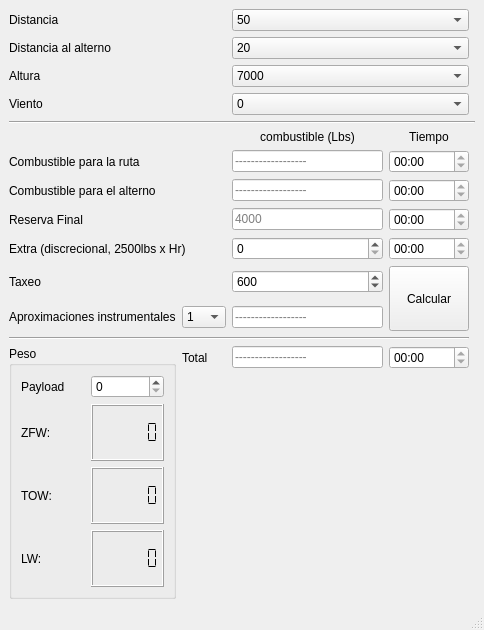
<?xml version="1.0" encoding="UTF-8"?>
<ui version="4.0">
 <class>MainWindow</class>
 <widget class="QMainWindow" name="MainWindow">
  <property name="geometry">
   <rect>
    <x>0</x>
    <y>0</y>
    <width>484</width>
    <height>630</height>
   </rect>
  </property>
  <property name="windowTitle">
   <string>Planeador de Combustible DC9-31 @PW JT8D-7</string>
  </property>
  <widget class="QWidget" name="centralwidget">
   <layout class="QGridLayout" name="gridLayout">
    <item row="12" column="2">
     <widget class="QSpinBox" name="spinBox_taxeo">
      <property name="maximum">
       <number>20000</number>
      </property>
      <property name="value">
       <number>600</number>
      </property>
     </widget>
    </item>
    <item row="13" column="1">
     <widget class="QComboBox" name="comboBox_num_app">
      <item>
       <property name="text">
        <string>1</string>
       </property>
      </item>
      <item>
       <property name="text">
        <string>2</string>
       </property>
      </item>
      <item>
       <property name="text">
        <string>3</string>
       </property>
      </item>
      <item>
       <property name="text">
        <string>4</string>
       </property>
      </item>
      <item>
       <property name="text">
        <string>5</string>
       </property>
      </item>
      <item>
       <property name="text">
        <string>6</string>
       </property>
      </item>
      <item>
       <property name="text">
        <string>7</string>
       </property>
      </item>
      <item>
       <property name="text">
        <string>8</string>
       </property>
      </item>
      <item>
       <property name="text">
        <string>9</string>
       </property>
      </item>
      <item>
       <property name="text">
        <string>10</string>
       </property>
      </item>
     </widget>
    </item>
    <item row="0" column="2" colspan="2">
     <widget class="QComboBox" name="comboBox_distancia">
      <item>
       <property name="text">
        <string>50</string>
       </property>
      </item>
      <item>
       <property name="text">
        <string>100</string>
       </property>
      </item>
      <item>
       <property name="text">
        <string>200</string>
       </property>
      </item>
      <item>
       <property name="text">
        <string>300</string>
       </property>
      </item>
      <item>
       <property name="text">
        <string>400</string>
       </property>
      </item>
      <item>
       <property name="text">
        <string>500</string>
       </property>
      </item>
      <item>
       <property name="text">
        <string>600</string>
       </property>
      </item>
      <item>
       <property name="text">
        <string>700</string>
       </property>
      </item>
      <item>
       <property name="text">
        <string>800</string>
       </property>
      </item>
      <item>
       <property name="text">
        <string>900</string>
       </property>
      </item>
      <item>
       <property name="text">
        <string>1000</string>
       </property>
      </item>
      <item>
       <property name="text">
        <string>1100</string>
       </property>
      </item>
      <item>
       <property name="text">
        <string>1200</string>
       </property>
      </item>
      <item>
       <property name="text">
        <string>1300</string>
       </property>
      </item>
      <item>
       <property name="text">
        <string>1400</string>
       </property>
      </item>
     </widget>
    </item>
    <item row="3" column="0">
     <widget class="QLabel" name="label_4">
      <property name="text">
       <string>Viento</string>
      </property>
     </widget>
    </item>
    <item row="11" column="3">
     <widget class="QTimeEdit" name="timeEdit_extra">
      <property name="readOnly">
       <bool>true</bool>
      </property>
      <property name="displayFormat">
       <string>hh:mm</string>
      </property>
     </widget>
    </item>
    <item row="1" column="2" colspan="2">
     <widget class="QComboBox" name="comboBox_distancia_alterno">
      <item>
       <property name="text">
        <string>20</string>
       </property>
      </item>
      <item>
       <property name="text">
        <string>40</string>
       </property>
      </item>
      <item>
       <property name="text">
        <string>60</string>
       </property>
      </item>
      <item>
       <property name="text">
        <string>80</string>
       </property>
      </item>
      <item>
       <property name="text">
        <string>100</string>
       </property>
      </item>
      <item>
       <property name="text">
        <string>120</string>
       </property>
      </item>
      <item>
       <property name="text">
        <string>140</string>
       </property>
      </item>
      <item>
       <property name="text">
        <string>160</string>
       </property>
      </item>
      <item>
       <property name="text">
        <string>180</string>
       </property>
      </item>
      <item>
       <property name="text">
        <string>200</string>
       </property>
      </item>
      <item>
       <property name="text">
        <string>220</string>
       </property>
      </item>
      <item>
       <property name="text">
        <string>240</string>
       </property>
      </item>
      <item>
       <property name="text">
        <string>260</string>
       </property>
      </item>
      <item>
       <property name="text">
        <string>280</string>
       </property>
      </item>
      <item>
       <property name="text">
        <string>300</string>
       </property>
      </item>
      <item>
       <property name="text">
        <string>320</string>
       </property>
      </item>
      <item>
       <property name="text">
        <string>340</string>
       </property>
      </item>
      <item>
       <property name="text">
        <string>360</string>
       </property>
      </item>
      <item>
       <property name="text">
        <string>380</string>
       </property>
      </item>
      <item>
       <property name="text">
        <string>400</string>
       </property>
      </item>
      <item>
       <property name="text">
        <string>420</string>
       </property>
      </item>
      <item>
       <property name="text">
        <string>440</string>
       </property>
      </item>
      <item>
       <property name="text">
        <string>460</string>
       </property>
      </item>
      <item>
       <property name="text">
        <string>480</string>
       </property>
      </item>
      <item>
       <property name="text">
        <string>500</string>
       </property>
      </item>
      <item>
       <property name="text">
        <string>520</string>
       </property>
      </item>
      <item>
       <property name="text">
        <string>540</string>
       </property>
      </item>
      <item>
       <property name="text">
        <string>560</string>
       </property>
      </item>
      <item>
       <property name="text">
        <string>580</string>
       </property>
      </item>
      <item>
       <property name="text">
        <string>600</string>
       </property>
      </item>
      <item>
       <property name="text">
        <string>620</string>
       </property>
      </item>
      <item>
       <property name="text">
        <string>640</string>
       </property>
      </item>
      <item>
       <property name="text">
        <string>660</string>
       </property>
      </item>
      <item>
       <property name="text">
        <string>680</string>
       </property>
      </item>
      <item>
       <property name="text">
        <string>700</string>
       </property>
      </item>
      <item>
       <property name="text">
        <string>720</string>
       </property>
      </item>
      <item>
       <property name="text">
        <string>740</string>
       </property>
      </item>
      <item>
       <property name="text">
        <string>760</string>
       </property>
      </item>
      <item>
       <property name="text">
        <string>780</string>
       </property>
      </item>
      <item>
       <property name="text">
        <string>800</string>
       </property>
      </item>
     </widget>
    </item>
    <item row="15" column="1">
     <widget class="QLabel" name="label_6">
      <property name="text">
       <string>Total</string>
      </property>
     </widget>
    </item>
    <item row="3" column="2" colspan="2">
     <widget class="QComboBox" name="comboBox_viento">
      <property name="currentIndex">
       <number>2</number>
      </property>
      <item>
       <property name="text">
        <string>+100</string>
       </property>
      </item>
      <item>
       <property name="text">
        <string>+50</string>
       </property>
      </item>
      <item>
       <property name="text">
        <string>0</string>
       </property>
      </item>
      <item>
       <property name="text">
        <string>-50</string>
       </property>
      </item>
      <item>
       <property name="text">
        <string>-100</string>
       </property>
      </item>
     </widget>
    </item>
    <item row="8" column="2">
     <widget class="QLineEdit" name="lineEdit_combustible_ruta">
      <property name="inputMask">
       <string/>
      </property>
      <property name="text">
       <string/>
      </property>
      <property name="readOnly">
       <bool>true</bool>
      </property>
      <property name="placeholderText">
       <string>------------------</string>
      </property>
     </widget>
    </item>
    <item row="2" column="0">
     <widget class="QLabel" name="label_3">
      <property name="text">
       <string>Altura</string>
      </property>
     </widget>
    </item>
    <item row="10" column="0">
     <widget class="QLabel" name="label_14">
      <property name="text">
       <string>Reserva Final</string>
      </property>
     </widget>
    </item>
    <item row="6" column="0" colspan="5">
     <widget class="Line" name="line">
      <property name="orientation">
       <enum>Qt::Horizontal</enum>
      </property>
     </widget>
    </item>
    <item row="10" column="3">
     <widget class="QTimeEdit" name="timeEdit_reserva_final">
      <property name="readOnly">
       <bool>true</bool>
      </property>
      <property name="displayFormat">
       <string>hh:mm</string>
      </property>
     </widget>
    </item>
    <item row="0" column="0">
     <widget class="QLabel" name="label">
      <property name="text">
       <string>Distancia</string>
      </property>
     </widget>
    </item>
    <item row="8" column="0">
     <widget class="QLabel" name="label_11">
      <property name="text">
       <string>Combustible para la ruta</string>
      </property>
     </widget>
    </item>
    <item row="13" column="0">
     <widget class="QLabel" name="label_10">
      <property name="text">
       <string>Aproximaciones instrumentales</string>
      </property>
     </widget>
    </item>
    <item row="9" column="3">
     <widget class="QTimeEdit" name="timeEdit_combustible_alterno">
      <property name="readOnly">
       <bool>true</bool>
      </property>
      <property name="displayFormat">
       <string>hh:mm</string>
      </property>
     </widget>
    </item>
    <item row="1" column="0">
     <widget class="QLabel" name="label_2">
      <property name="text">
       <string>Distancia al alterno</string>
      </property>
     </widget>
    </item>
    <item row="2" column="2" colspan="2">
     <widget class="QComboBox" name="comboBox_altura">
      <item>
       <property name="text">
        <string>7000</string>
       </property>
      </item>
      <item>
       <property name="text">
        <string>13000</string>
       </property>
      </item>
      <item>
       <property name="text">
        <string>15000</string>
       </property>
      </item>
      <item>
       <property name="text">
        <string>17000</string>
       </property>
      </item>
      <item>
       <property name="text">
        <string>19000</string>
       </property>
      </item>
      <item>
       <property name="text">
        <string>21000</string>
       </property>
      </item>
      <item>
       <property name="text">
        <string>23000</string>
       </property>
      </item>
      <item>
       <property name="text">
        <string>25000</string>
       </property>
      </item>
      <item>
       <property name="text">
        <string>27000</string>
       </property>
      </item>
      <item>
       <property name="text">
        <string>29000</string>
       </property>
      </item>
      <item>
       <property name="text">
        <string>31000</string>
       </property>
      </item>
      <item>
       <property name="text">
        <string>33000</string>
       </property>
      </item>
      <item>
       <property name="text">
        <string>35000</string>
       </property>
      </item>
     </widget>
    </item>
    <item row="10" column="2">
     <widget class="QLineEdit" name="lineEdit_reserva_final">
      <property name="text">
       <string/>
      </property>
      <property name="readOnly">
       <bool>true</bool>
      </property>
      <property name="placeholderText">
       <string>4000</string>
      </property>
     </widget>
    </item>
    <item row="11" column="2">
     <widget class="QSpinBox" name="spinBox_extra">
      <property name="maximum">
       <number>20000</number>
      </property>
     </widget>
    </item>
    <item row="12" column="0">
     <widget class="QLabel" name="label_13">
      <property name="text">
       <string>Taxeo</string>
      </property>
     </widget>
    </item>
    <item row="8" column="3">
     <widget class="QTimeEdit" name="timeEdit_combustible_ruta">
      <property name="readOnly">
       <bool>true</bool>
      </property>
      <property name="displayFormat">
       <string>hh:mm</string>
      </property>
     </widget>
    </item>
    <item row="9" column="2">
     <widget class="QLineEdit" name="lineEdit_combustible_alterno">
      <property name="readOnly">
       <bool>true</bool>
      </property>
      <property name="placeholderText">
       <string>------------------</string>
      </property>
     </widget>
    </item>
    <item row="9" column="0">
     <widget class="QLabel" name="label_12">
      <property name="text">
       <string>Combustible para el alterno</string>
      </property>
     </widget>
    </item>
    <item row="12" column="3" rowspan="2">
     <widget class="QPushButton" name="pushButton">
      <property name="minimumSize">
       <size>
        <width>0</width>
        <height>65</height>
       </size>
      </property>
      <property name="text">
       <string>Calcular</string>
      </property>
     </widget>
    </item>
    <item row="15" column="3">
     <widget class="QTimeEdit" name="timeEdit_tiempo_total">
      <property name="readOnly">
       <bool>true</bool>
      </property>
      <property name="displayFormat">
       <string>hh:mm</string>
      </property>
     </widget>
    </item>
    <item row="14" column="0" colspan="4">
     <widget class="Line" name="line_2">
      <property name="orientation">
       <enum>Qt::Horizontal</enum>
      </property>
     </widget>
    </item>
    <item row="7" column="2">
     <widget class="QLabel" name="label_16">
      <property name="maximumSize">
       <size>
        <width>16777215</width>
        <height>20</height>
       </size>
      </property>
      <property name="text">
       <string>combustible (Lbs)</string>
      </property>
      <property name="alignment">
       <set>Qt::AlignCenter</set>
      </property>
     </widget>
    </item>
    <item row="15" column="2">
     <widget class="QLineEdit" name="lineEdit_combustible_total">
      <property name="readOnly">
       <bool>true</bool>
      </property>
      <property name="placeholderText">
       <string>------------------</string>
      </property>
     </widget>
    </item>
    <item row="7" column="3">
     <widget class="QLabel" name="label_17">
      <property name="maximumSize">
       <size>
        <width>16777215</width>
        <height>20</height>
       </size>
      </property>
      <property name="text">
       <string>Tiempo</string>
      </property>
      <property name="alignment">
       <set>Qt::AlignCenter</set>
      </property>
     </widget>
    </item>
    <item row="13" column="2">
     <widget class="QLineEdit" name="lineEdit_num_app">
      <property name="readOnly">
       <bool>true</bool>
      </property>
      <property name="placeholderText">
       <string>------------------</string>
      </property>
     </widget>
    </item>
    <item row="15" column="0" rowspan="2">
     <widget class="QGroupBox" name="groupBox">
      <property name="sizePolicy">
       <sizepolicy hsizetype="Preferred" vsizetype="Preferred">
        <horstretch>0</horstretch>
        <verstretch>5</verstretch>
       </sizepolicy>
      </property>
      <property name="title">
       <string>Peso</string>
      </property>
      <property name="flat">
       <bool>false</bool>
      </property>
      <layout class="QGridLayout" name="gridLayout_2">
       <item row="4" column="2">
        <widget class="QLabel" name="label_8">
         <property name="text">
          <string>LW:</string>
         </property>
        </widget>
       </item>
       <item row="2" column="2">
        <widget class="QLabel" name="label_7">
         <property name="text">
          <string>TOW:</string>
         </property>
        </widget>
       </item>
       <item row="1" column="2">
        <widget class="QLabel" name="label_9">
         <property name="text">
          <string>ZFW:</string>
         </property>
        </widget>
       </item>
       <item row="4" column="3">
        <widget class="QLCDNumber" name="lcdNumber_LW">
         <property name="digitCount">
          <number>6</number>
         </property>
         <property name="segmentStyle">
          <enum>QLCDNumber::Flat</enum>
         </property>
        </widget>
       </item>
       <item row="1" column="3">
        <widget class="QLCDNumber" name="lcdNumber_ZFW">
         <property name="digitCount">
          <number>6</number>
         </property>
         <property name="segmentStyle">
          <enum>QLCDNumber::Flat</enum>
         </property>
        </widget>
       </item>
       <item row="2" column="3">
        <widget class="QLCDNumber" name="lcdNumber_TOW">
         <property name="digitCount">
          <number>6</number>
         </property>
         <property name="segmentStyle">
          <enum>QLCDNumber::Flat</enum>
         </property>
        </widget>
       </item>
       <item row="0" column="2">
        <widget class="QLabel" name="label_5">
         <property name="text">
          <string>Payload</string>
         </property>
        </widget>
       </item>
       <item row="0" column="3">
        <widget class="QSpinBox" name="spinBox_payload">
         <property name="maximum">
          <number>60000</number>
         </property>
        </widget>
       </item>
      </layout>
     </widget>
    </item>
    <item row="11" column="0" colspan="2">
     <widget class="QLabel" name="label_15">
      <property name="text">
       <string>Extra (discrecional, 2500lbs x Hr)</string>
      </property>
     </widget>
    </item>
   </layout>
  </widget>
  <widget class="QMenuBar" name="menubar">
   <property name="geometry">
    <rect>
     <x>0</x>
     <y>0</y>
     <width>484</width>
     <height>25</height>
    </rect>
   </property>
  </widget>
  <widget class="QStatusBar" name="statusbar"/>
 </widget>
 <resources/>
 <connections/>
</ui>
